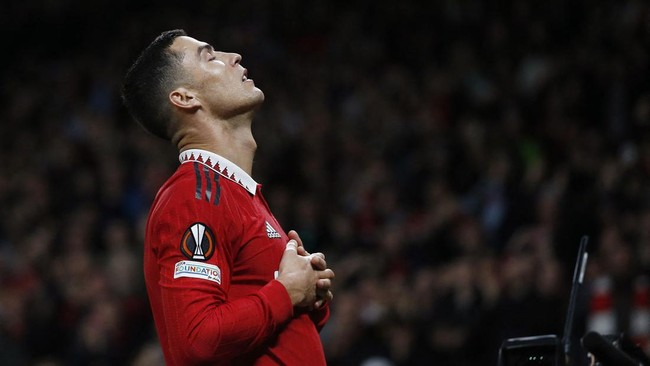
#> input picture Image/Ronaldo.jpeg, 650 x 366 px, found by its file name
$ python '7.2 - Gray Level Slicing.py'
#> lines starting #> are read from the running program, lines starting #| are printed output that depends on the picture; after the words box and inside, x2 and y2 are one past the last pixel; in counts of white or black regions, pixels touching at a corner belong together
import cv2  # Mengimpor modul cv2 untuk pengolahan citra menggunakan OpenCV.
import numpy as np  # Mengimpor modul numpy untuk operasi array dan manipulasi data numerik.
from skimage import data  # Mengimpor modul data dari skimage untuk mendapatkan contoh citra.
import matplotlib.pyplot as plt  # Mengimpor modul pyplot dari matplotlib untuk visualisasi gambar.

img = cv2.imread("Image/ronaldo.jpeg")  # Mendapatkan contoh citra 'ronaldo' dari modul dara dan menyimpannya dalam variabel img.
#> img is the input picture: shape (366, 650, 3); mean B, G, R 24.4, 25.6, 39.6
img = cv2.cvtColor(img, cv2.COLOR_BGR2GRAY) #untuk mengubah citra img dari format BGR menjadi grayscale. Hasil konversi disimpan kembali ke variabel img
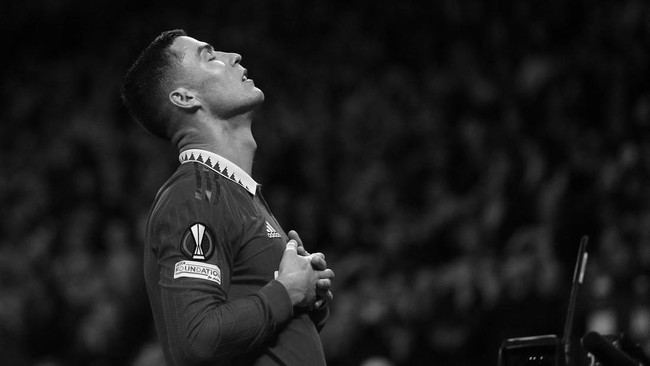
#> img: shape (366, 650); min 0, max 255, mean 29.7

row, column = img.shape  # Mendapatkan dimensi baris dan kolom citra menggunakan atribut shape dan menyimpannya dalam variabel row dan column.
#> row = 366; column = 650

img1 = np.zeros((row,column),dtype = 'uint8')  # Membuat array kosong dengan ukuran yang sama dengan citra (row x column) dan tipe data uint8, kemudian menyimpannya dalam variabel img1.

min_range = 10  # Mengatur nilai batas bawah (minimum) untuk rentang intensitas piksel.
max_range = 60  # Mengatur nilai batas atas (maksimum) untuk rentang intensitas piksel.

for i in range(row):  # Melakukan iterasi untuk setiap baris dalam citra.
    for j in range(column):  # Melakukan iterasi untuk setiap kolom dalam citra.
        if img[i,j]>min_range and img[i,j]<max_range:  # Memeriksa apakah intensitas piksel pada posisi (i, j) berada dalam rentang yang ditentukan.
            img1[i,j] = 255  # Jika iya, mengatur intensitas piksel pada posisi (i, j) dalam img1 menjadi 255 (putih).
        else:
            img1[i,j] = 0  # Jika tidak, mengatur intensitas piksel pada posisi (i, j) dalam img1 menjadi 0 (hitam).
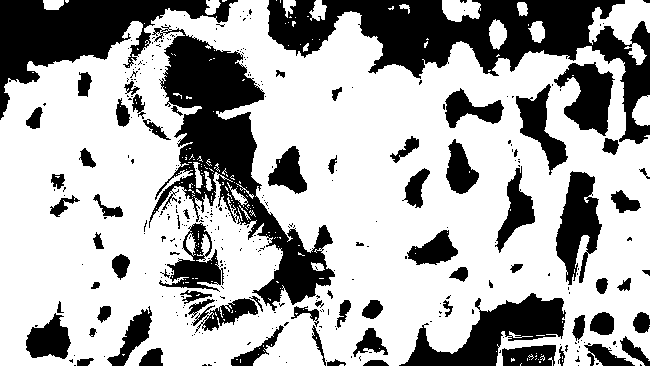
#> img1: shape (366, 650); 67.2% white; 351 black regions (275 under 20 px), largest, box (x1, y1, x2, y2) and area: (267, 0, 650, 144) 17969, (149, 25, 335, 311) 15567, (0, 0, 238, 120) 10075

fig, axes = plt.subplots(2, 2, figsize=(12, 12))  # Membuat subplot dengan 2 baris dan 2 kolom, dengan ukuran total 12x12 inch, dan menyimpannya dalam variabel fig dan axes.

ax = axes.ravel()  # Mengubah array 2D axes menjadi array 1D menggunakan ravel(), dan menyimpannya dalam variabel ax.

ax[0].imshow(img, cmap=plt.cm.gray)  # Menampilkan citra input dalam axes pertama (indeks 0) menggunakan imshow() dengan peta warna gray.
ax[0].set_title("Citra Input")  # Mengatur judul untuk axes pertama.

ax[1].hist(img.ravel(), bins=256)  # Menampilkan histogram citra input dalam axes kedua (indeks 1) menggunakan fungsi hist() dengan jumlah bin sebesar 256.
ax[1].set_title('Histogram Input')  # Mengatur judul untuk axes kedua.

ax[2].imshow(img1, cmap=plt.cm.gray)  # Menampilkan citra output dalam axes ketiga (indeks 2) menggunakan imshow() dengan peta warna gray.
ax[2].set_title("Citra Output")  # Mengatur judul untuk axes ketiga.

ax[3].hist(img1.ravel(), bins=256)  # Menampilkan histogram citra output dalam axes keempat (indeks 3) menggunakan fungsi hist() dengan jumlah bin sebesar 256.
ax[3].set_title('Histogram Output')  # Mengatur judul untuk axes keempat.

plt.show()
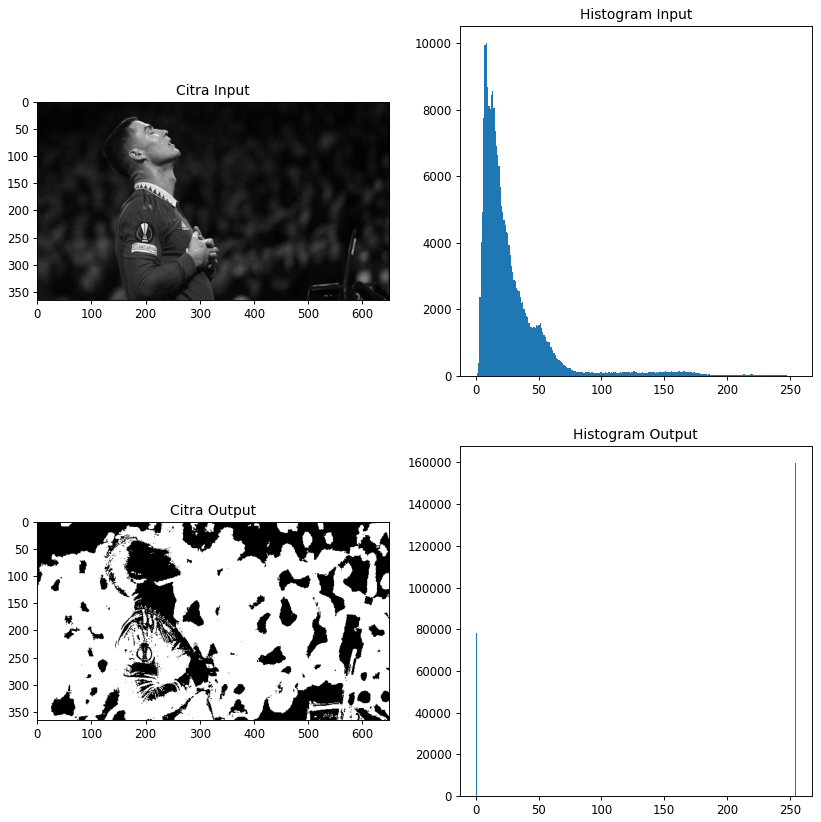
#> figure drawn by matplotlib, 4 panels; panel 2: tallest bar 10015 high, from x = 7.97 to 8.96; panel 4: tallest bar 159891 high, from x = 254 to 255

$ run again, with Image/brain.jpeg copied over Image/Ronaldo.jpeg
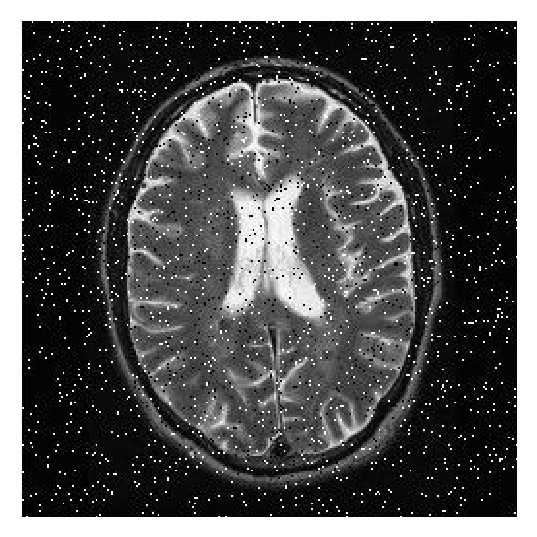
#> input picture Image/brain.jpeg, 537 x 537 px, found by its file name
#> img is the input picture: shape (537, 537, 3); min 0, max 255, mean 82.8
#> img: shape (537, 537)
#> after the loop `for i in range(row):`:
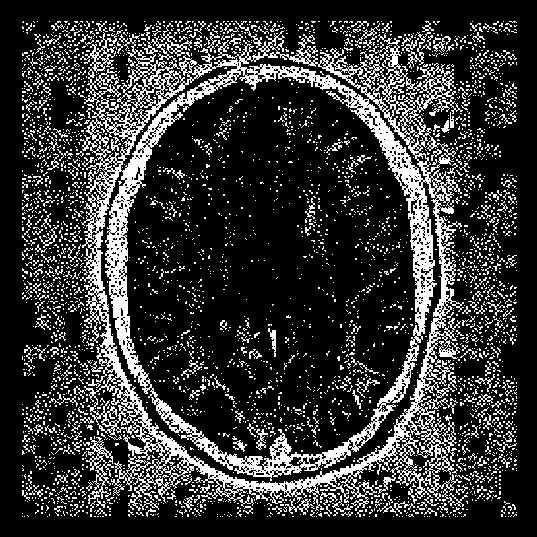
#> img1: shape (537, 537); 20.7% white in thin lines or dots, all inside (x1, y1, x2, y2) = (22, 21, 517, 517)
#> `plt.show()`:
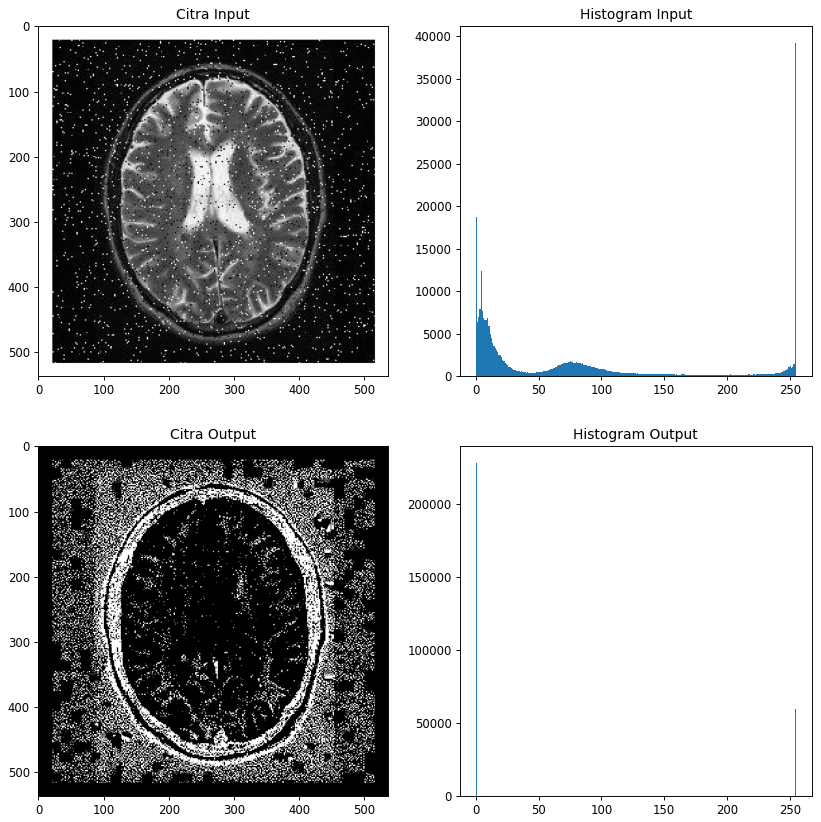
#> figure drawn by matplotlib, 4 panels; panel 2: tallest bar 39228 high, from x = 254 to 255; panel 4: tallest bar 228570 high, from x = 0 to 0.996
